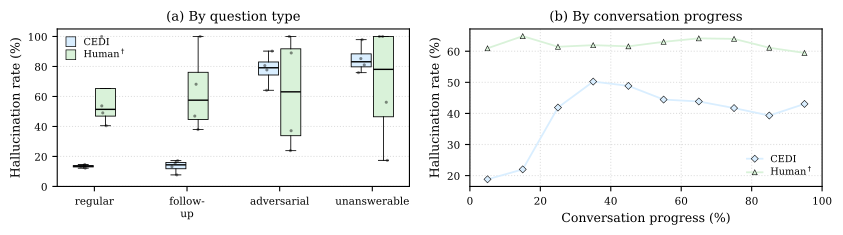

This chart was generated by the following Python code:
"""
Error analysis for §Results — produces a single 1x2 PDF for the paper:
  left  : hallucination rate by q_type
  right : hallucination rate vs % conversation progress

VG-only. Three experimental groups and two automatic graders are pooled into
four series:

  - CEDI standard,   MMHal       (light-blue, lighter shade)
  - CEDI standard,   POPE        (light-blue, darker shade)
  - CEDI long-ctx,   MMHal       (light-green)
  - Human            (sentence)  (warm color, footnoted)

"Standard" CEDI = every VG dyna run except the long-history examiner setting
(`final_run_v18_gpt4o_conv_completed`), which feeds the full multi-turn
history back to the examinee. POPE coverage is limited to 5 models, and is not
available on the long-history group, so that cell is left out (footnoted).

Per-turn hallucination signals:
  - MMHal : `has_hallucination` (bool) per turn.
  - POPE  : per-question yes/no, aggregated to per-turn = mean error rate over
            that turn's `dsg_qa` list, with the canonical GT flip applied for
            adversarial/unanswerable q_types (RESULT_FORMAT.md §5.3).
  - Human : turn is hallucinated iff `len(turn["hallucination"]) > 0`.
"""
import json
import os
from collections import defaultdict

import numpy as np
import matplotlib.pyplot as plt

REPO = "/raid/william/project/context-eval-mllm"

# ---------------------------------------------------------------------------
# Inputs
# ---------------------------------------------------------------------------

# All VG dyna runs *except* the long-history one
CEDI_STD_DIRS = [
    "work_dirs/vg/final_run_v18_gpt4o_completed",
    "work_dirs/vg/v19_api_completed",
    "work_dirs/vg/v19",
    "work_dirs/vg/v20_api",
]
# Long-history run (examinee gets full conversation back as context)
CEDI_LONG_DIRS = [
    "work_dirs/vg/final_run_v18_gpt4o_conv_completed",
]
HUMAN_DIR = os.path.join(REPO, "reference/human annotation/context")

OUT_PDF = os.path.join(REPO, "plots/error_analysis.pdf")
OUT_CSV = os.path.join(REPO, "plots/error_analysis.csv")

Q_TYPES = ["regular", "follow-up", "adversarial", "unanswerable"]
N_BINS = 10  # 0-10%, 10-20%, ..., 90-100% of conversation progress


# ---------------------------------------------------------------------------
# MMHal collection (per-turn)
# ---------------------------------------------------------------------------

def _list_mmhal(dirs):
    files = []
    for d in dirs:
        full = os.path.join(REPO, d)
        if not os.path.isdir(full):
            continue
        for sub in sorted(os.listdir(full)):
            sub_path = os.path.join(full, sub)
            if not os.path.isdir(sub_path):
                continue
            for fn in os.listdir(sub_path):
                if (fn.startswith("mmhal_") and fn.endswith(".json")
                        and "results_summary" not in fn
                        and "with_both" not in fn
                        and "pope" not in fn
                        and "extracted" not in fn):
                    files.append(os.path.join(sub_path, fn))
    return files


def collect_mmhal(dirs, label):
    rows = []
    files = _list_mmhal(dirs)
    for p in files:
        try:
            d = json.load(open(p))
        except Exception as e:
            print(f"  skip {p}: {e}")
            continue
        results = d.get("detailed_results", [])
        if not results:
            continue
        # model identity = the parent dir name (one mmhal file per model dir)
        model_key = os.path.basename(os.path.dirname(p))
        # progress = round_id / max round_id within the same record_index
        max_round = defaultdict(int)
        for r in results:
            max_round[r.get("record_index")] = max(
                max_round[r.get("record_index")], int(r.get("round_id") or 0))
        for r in results:
            qt = r.get("q_type")
            if qt not in Q_TYPES:
                continue
            rid = int(r.get("round_id") or 0)
            mx = max_round[r.get("record_index")] or 1
            rows.append((model_key, qt, rid / mx, bool(r.get("has_hallucination"))))
    print(f"[{label} mmhal] {len(files)} files, {len(rows)} per-turn records")
    return rows


# ---------------------------------------------------------------------------
# POPE collection (per-question -> per-turn)
# ---------------------------------------------------------------------------

POPE_FILES = [
    "work_dirs/vg/final_run_v18_gpt4o_completed/llava-1.5-7b-hf_with_both_answers.json",
    "work_dirs/vg/final_run_v18_gpt4o_completed/InternVL2_5-2B_with_both_answers.json",
    "work_dirs/vg/final_run_v18_gpt4o_completed/InternVL3-8B-Instruct_with_both_answers.json",
    "work_dirs/vg/final_run_v18_gpt4o_completed/Qwen2.5-VL-7B-Instruct_with_both_answers.json",
    "work_dirs/vg/v19_api/openai_gpt-4o_with_both_answers_isolated_all.json",
]


def _yn(s):
    if s is None:
        return None
    s = str(s).strip().lower()
    if s.startswith("y"):
        return "Yes"
    if s.startswith("n"):
        return "No"
    return None


def collect_pope():
    """Per-POPE-question error rate, tagged with parent turn's q_type and
    conversation progress.

    Canonical GT flip: for adversarial/unanswerable q_types, force GT="No"
    regardless of what was extracted from the transcript (RESULT_FORMAT.md §5.3).
    Emitting one row per POPE question (rather than collapsing to per-turn) so
    that the rate is comparable to standard POPE accuracy.
    """
    rows = []
    used = []
    for p in POPE_FILES:
        full = os.path.join(REPO, p)
        if not os.path.isfile(full):
            print(f"  skip POPE {p}: missing")
            continue
        try:
            d = json.load(open(full))
        except Exception as e:
            print(f"  skip POPE {p}: {e}")
            continue
        used.append(p)
        model_key = os.path.basename(p).split("_with_both_answers")[0]
        for s in d:
            convs = s.get("conversations", [])
            if not convs:
                continue
            mx = max((t.get("round_id") or 0) for t in convs) or 1
            for t in convs:
                qt = t.get("q_type")
                if qt not in Q_TYPES:
                    continue
                qa_list = t.get("dsg_qa") or []
                rid = int(t.get("round_id") or 0)
                prog = rid / mx
                for qa in qa_list:
                    if qt in ("adversarial", "unanswerable"):
                        gt = "No"
                    else:
                        gt = _yn(qa.get("gt_answer") or qa.get("answer"))
                    if gt is None:
                        continue
                    pred = qa.get("dynamic_response")
                    if pred is None:
                        continue
                    pred = _yn(pred) or pred
                    rows.append((model_key, qt, prog, pred != gt))
    print(f"[std pope] {len(used)} files, {len(rows)} per-question records")
    return rows


# ---------------------------------------------------------------------------
# Human annotation
# ---------------------------------------------------------------------------

def collect_human():
    rows = []
    files = sorted(f for f in os.listdir(HUMAN_DIR) if f.endswith(".json"))
    for fn in files:
        model_key = (fn.replace("_single_first50.json", "")
                       .replace("_cache_first50.json", ""))
        d = json.load(open(os.path.join(HUMAN_DIR, fn)))
        for s in d:
            convs = s.get("conversations", [])
            if not convs:
                continue
            mx = max((t.get("round_id") or 0) for t in convs) or 1
            for t in convs:
                qt = t.get("q_type")
                if qt not in Q_TYPES:
                    continue
                rid = int(t.get("round_id") or 0)
                rows.append((model_key, qt, rid / mx, bool(t.get("hallucination"))))
    print(f"[human] {len(files)} files, {len(rows)} per-turn records")
    return rows, files


# ---------------------------------------------------------------------------
# Aggregations
# ---------------------------------------------------------------------------

def rate_by_qtype(rows):
    out = {}
    for qt in Q_TYPES:
        sub = [h for (_m, q, _p, h) in rows if q == qt]
        out[qt] = (sum(sub) / len(sub) if sub else 0.0, len(sub))
    return out


def per_model_rates_by_qtype(rows):
    """Return {q_type: [per-model rate, ...]} for boxplot."""
    bag = defaultdict(lambda: defaultdict(list))  # qt -> model -> [hals]
    for (m, q, _p, h) in rows:
        if q in Q_TYPES:
            bag[q][m].append(h)
    out = {}
    for qt in Q_TYPES:
        out[qt] = [sum(v) / len(v) for v in bag[qt].values() if len(v) >= 5]
    return out


def rate_by_progress(rows, n_bins=N_BINS):
    edges = np.linspace(0.0, 1.0, n_bins + 1)
    rates, counts = [], []
    for i in range(n_bins):
        lo, hi = edges[i], edges[i + 1]
        if i == n_bins - 1:
            sub = [h for (_m, _q, p, h) in rows if lo <= p <= hi]
        else:
            sub = [h for (_m, _q, p, h) in rows if lo <= p < hi]
        rates.append(sum(sub) / len(sub) if sub else np.nan)
        counts.append(len(sub))
    centers = (edges[:-1] + edges[1:]) / 2
    return centers, np.array(rates), counts


# ---------------------------------------------------------------------------
# Main
# ---------------------------------------------------------------------------

def main():
    series = {
        "CEDI": collect_pope(),
    }
    human, human_files = collect_human()
    series["Human$^\\dagger$"] = human

    # ---- Aggregate ----
    agg_qt   = {k: rate_by_qtype(v)    for k, v in series.items()}
    agg_prog = {k: rate_by_progress(v) for k, v in series.items()}

    # ---- CSV dump ----
    with open(OUT_CSV, "w") as f:
        f.write("series,q_type,hallucination_rate,n\n")
        for k, byqt in agg_qt.items():
            for qt in Q_TYPES:
                r, n = byqt[qt]
                f.write(f"{k},{qt},{r:.4f},{n}\n")
        f.write("\nseries,bin_center,hallucination_rate,n\n")
        for k, (centers, rates, counts) in agg_prog.items():
            for c, r, n in zip(centers, rates, counts):
                f.write(f"{k},{c:.3f},{r:.4f},{n}\n")
    print(f"[csv] wrote {OUT_CSV}")
    for k in series:
        s = " | ".join(
            f"{qt}={agg_qt[k][qt][0]*100:5.1f}% (n={agg_qt[k][qt][1]})"
            for qt in Q_TYPES)
        print(f"  {k:25s}  {s}")

    # ---- Plot ----
    plt.rcParams.update({
        "font.family": "serif",
        "font.size": 9,
        "axes.titlesize": 9.5,
        "axes.labelsize": 9,
        "legend.fontsize": 7.0,
        "xtick.labelsize": 7.5,
        "ytick.labelsize": 7.5,
        "pdf.fonttype": 42,
        "ps.fonttype": 42,
    })

    palette = {
        "CEDI":             "#d9eeff",  # user theme (light blue)
        "Human$^\\dagger$": "#d9f2d9",  # light green
    }
    markers = {
        "CEDI":             "D",
        "Human$^\\dagger$": "^",
    }
    keys = list(series.keys())

    fig, (axL, axR) = plt.subplots(1, 2, figsize=(8.5, 2.4))

    # ---- Left: per-model boxplots by q_type ----
    box_keys = list(keys)
    box_data = {k: per_model_rates_by_qtype(series[k]) for k in box_keys}

    x = np.arange(len(Q_TYPES))
    w = 0.24
    offsets = np.linspace(-(len(box_keys) - 1) / 2,
                           (len(box_keys) - 1) / 2, len(box_keys)) * w
    for k, off in zip(box_keys, offsets):
        positions = x + off
        data = [[v * 100 for v in box_data[k][qt]] for qt in Q_TYPES]
        bp = axL.boxplot(
            data, positions=positions, widths=w * 0.9,
            patch_artist=True, manage_ticks=False,
            showfliers=False, whis=1.5,
            medianprops=dict(color="black", linewidth=1.0),
            boxprops=dict(facecolor=palette[k], edgecolor="black",
                          linewidth=0.6),
            whiskerprops=dict(color="black", linewidth=0.6),
            capprops=dict(color="black", linewidth=0.6),
        )
        # legend handle
        axL.plot([], [], color=palette[k], marker="s", linestyle="none",
                 markersize=7, markeredgecolor="black",
                 markeredgewidth=0.5, label=k)
        # overlay individual model points
        for pos, d in zip(positions, data):
            if not d:
                continue
            xs = np.full(len(d), pos) + np.random.uniform(-w * 0.18,
                                                          w * 0.18, len(d))
            axL.scatter(xs, d, s=5, color="black", alpha=0.45, zorder=3,
                        linewidths=0)
    axL.set_xticks(x)
    axL.set_xticklabels([q.replace("-", "-\n") for q in Q_TYPES])
    axL.set_ylabel("Hallucination rate (%)")
    axL.set_title("(a) By question type")
    axL.set_ylim(0, 105)
    axL.grid(axis="y", linestyle=":", alpha=0.4)
    axL.legend(frameon=False, loc="upper left", ncol=1, handlelength=1.0,
               labelspacing=0.2)

    # ---- Right: lines by progress ----
    for k in keys:
        centers, rates, _ = agg_prog[k]
        axR.plot(centers * 100, rates * 100,
                 marker=markers[k], color=palette[k],
                 markersize=3.6, linewidth=1.3, label=k,
                 markeredgecolor="black", markeredgewidth=0.4)
    axR.set_xlabel("Conversation progress (%)")
    axR.set_ylabel("Hallucination rate (%)")
    axR.set_title("(b) By conversation progress")
    axR.set_xlim(0, 100)
    axR.grid(linestyle=":", alpha=0.4)
    axR.legend(frameon=False, loc="best", handlelength=1.6,
               labelspacing=0.25)

    fig.tight_layout()
    fig.savefig(OUT_PDF, bbox_inches="tight")
    print(f"[pdf] wrote {OUT_PDF}")
    print(f"[note] human series: "
          + ", ".join(f.replace("_single_first50.json", "")
                       .replace("_cache_first50.json", "") for f in human_files))


if __name__ == "__main__":
    main()
